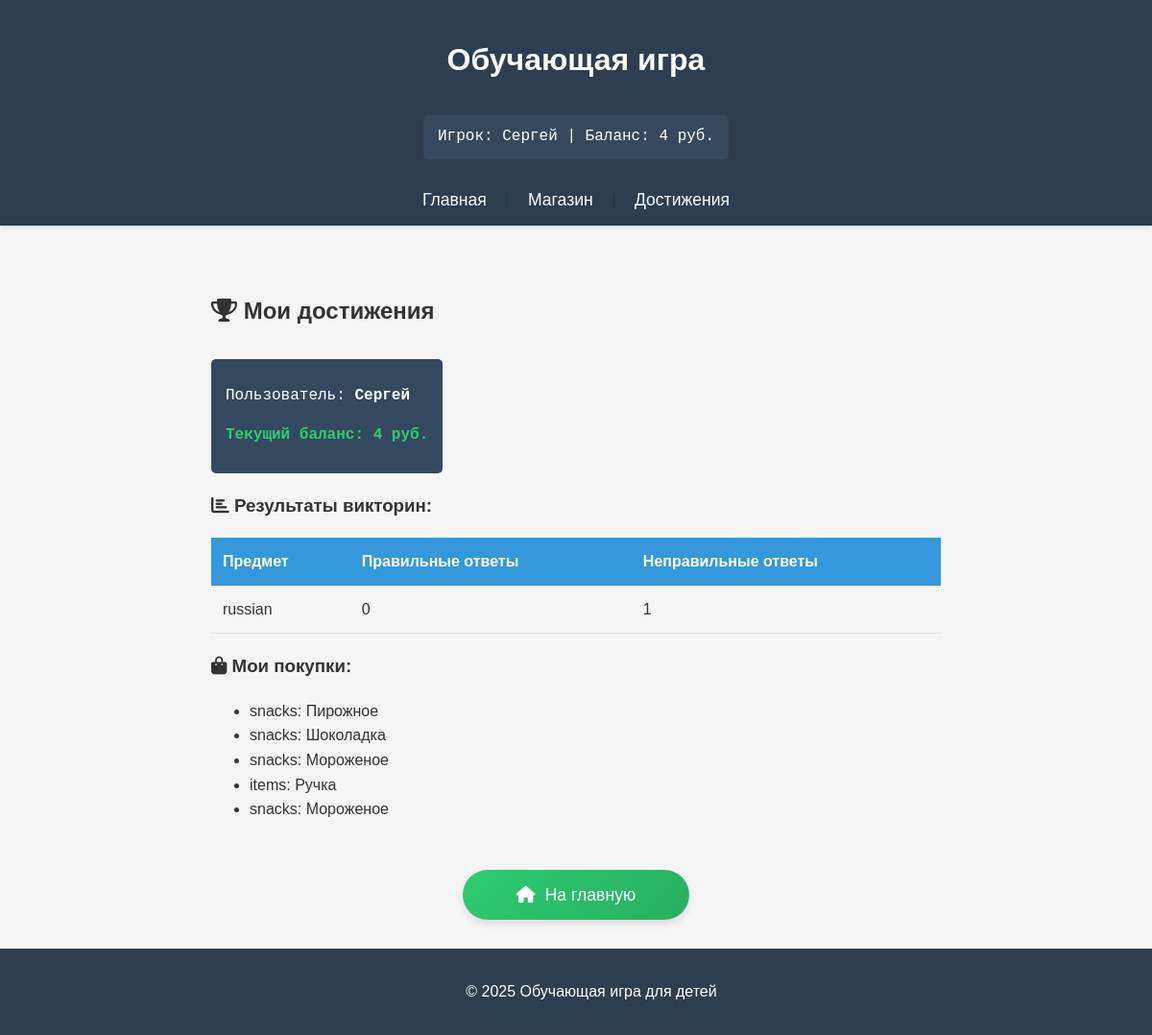
Page /achievements (signed in) on the earlier database version.
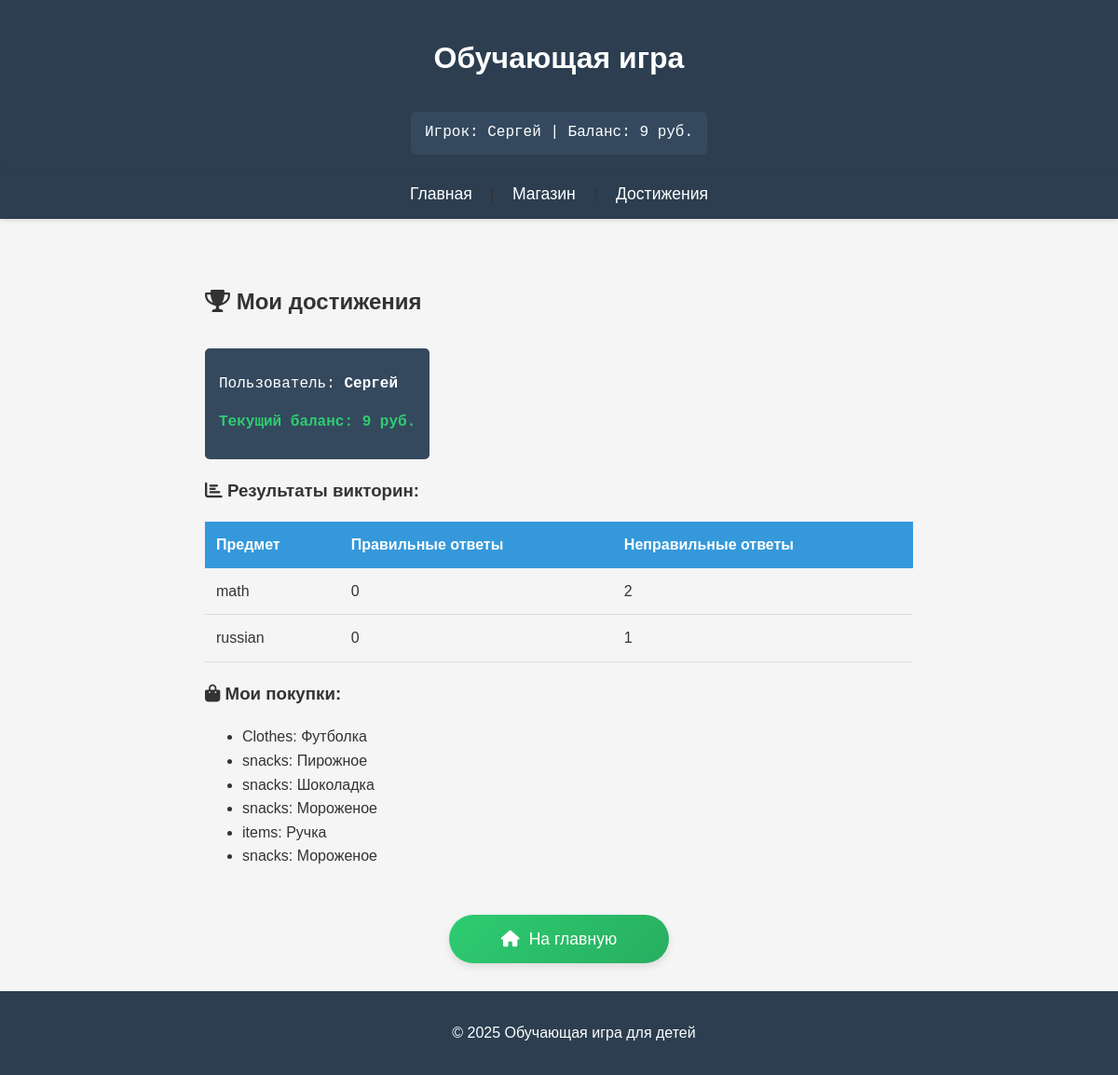
Same page on the later database version.
### tables this page shows
CREATE TABLE users
                 (id INTEGER PRIMARY KEY AUTOINCREMENT,
                  username TEXT UNIQUE,
                  money INTEGER DEFAULT 0);

CREATE TABLE quiz_results
                 (id INTEGER PRIMARY KEY AUTOINCREMENT,
                  user_id INTEGER,
                  subject TEXT,
                  correct INTEGER,
                  wrong INTEGER,
                  date TEXT,
                  FOREIGN KEY(user_id) REFERENCES users(id));

CREATE TABLE inventory
                 (id INTEGER PRIMARY KEY AUTOINCREMENT,
                  user_id INTEGER,
                  item_name TEXT,
                  item_category TEXT,
                  purchase_date TEXT,
                  FOREIGN KEY(user_id) REFERENCES users(id));

### app.py (the view, shortened to what this page needs)
@app.route('/achievements')
def achievements():
    if 'username' not in session:
        return redirect(url_for('login'))
    try:
        conn = sqlite3.connect('quiz_game.db')
        c = conn.cursor()
        c.execute("SELECT id, money FROM users WHERE username=?", (session['username'],))
        user = c.fetchone()
        if not user:
            return redirect(url_for('login'))
        user_id, money = user
        c.execute("""
            SELECT subject,
                   SUM(correct) as correct_answers,
                   SUM(wrong) as wrong_answers
            FROM quiz_results
            WHERE user_id = ?
            GROUP BY subject
        """, (user_id,))
        results = c.fetchall()
        c.execute("""
            SELECT item_name, item_category
            FROM inventory
            WHERE user_id = ?
            ORDER BY purchase_date DESC
            LIMIT 10
        """, (user_id,))
        inventory = c.fetchall()
        return render_template('achievements.html',
                               username=session['username'],
                               money=money,
                               results=results,
                               inventory=inventory)
    finally:
        conn.close()

### templates/achievements.html
{% extends "base.html" %}
{% block content %}
<div class="achievements-container">
    <h2><i class="fas fa-trophy"></i> Мои достижения</h2>
    <div class="user-info">
        <p>Пользователь: <strong>{{ username }}</strong></p>
        <p class="balance">Текущий баланс: <span>{{ money }} руб.</span></p>
    </div>
    <div class="quiz-results">
        <h3><i class="fas fa-chart-bar"></i> Результаты викторин:</h3>
        {% if results %}
        <table class="results-table">
            <thead>
                <tr>
                    <th>Предмет</th>
                    <th>Правильные ответы</th>
                    <th>Неправильные ответы</th>
                </tr>
            </thead>
            <tbody>
                {% for subject, correct, wrong in results %}
                <tr>
                    <td>{{ subject }}</td>
                    <td>{{ correct }}</td>
                    <td>{{ wrong }}</td>
                </tr>
                {% endfor %}
            </tbody>
        </table>
        {% else %}
        <p class="no-results">Вы еще не проходили викторины.</p>
        {% endif %}
    </div>
    <div class="inventory">
        <h3><i class="fas fa-shopping-bag"></i> Мои покупки:</h3>
        {% if inventory %}
        <ul class="inventory-list">
            {% for item, category in inventory %}
            <li>
                <span class="item-category">{{ category }}:</span>
                <span class="item-name">{{ item }}</span>
            </li>
            {% endfor %}
        </ul>
        {% else %}
        <p class="no-items">У вас пока нет покупок.</p>
        {% endif %}
    </div>
    <div class="actions">
        <a href="{{ url_for('index') }}" class="btn">
            <i class="fas fa-home"></i> На главную
        </a>
    </div>
</div>
{% endblock %}

### templates/base.html (shortened to what this page needs)
<!DOCTYPE html>
<html lang="ru">
<head>
    <link rel="stylesheet" href="{{ url_for('static', filename='css/style.css') }}">
</head>
<header>
    <h1>Обучающая игра</h1>
    {% if 'username' in session %}
    <div class="user-info">
        Игрок: {{ username }} | Баланс: {{ money }} руб.
    </div>
    {% endif %}
</header>
    <nav>
        <a href="{{ url_for('index') }}">Главная</a> |
        <a href="{{ url_for('shop') }}">Магазин</a> |
        <a href="{{ url_for('achievements') }}">Достижения</a>
    </nav>
    <main>
        {% block content %}{% endblock %}
    </main>
    <footer>
        <p>© 2025 Обучающая игра для детей</p>
    </footer>
</body>
</html>
<head>
    <link rel="stylesheet" href="https://cdnjs.cloudflare.com/ajax/libs/font-awesome/6.0.0-beta3/css/all.min.css">
</head>

### static/css/style.css (style rules this page uses)
header { background-color: #2c3e50; color: white; padding: 1rem; text-align: center; box-shadow: 0 2px 5px rgba(0,0,0,0.1); }
.user-info { background-color: #34495e; color: white; padding: 10px 15px; border-radius: 5px; margin-top: 10px; display: inline-block; font-family: 'Courier New', monospace; }
.user-info .balance { color: #2ecc71; font-weight: bold; }
nav { background-color: #2c3e50; padding: 0.8rem; text-align: center; box-shadow: 0 2px 5px rgba(0,0,0,0.1); }
nav a { color: white; text-decoration: none; margin: 0 15px; font-size: 1.1rem; transition: color 0.3s; }
main { padding: 30px 20px; max-width: 800px; margin: 0 auto; }
footer { background-color: #2c3e50; color: white; text-align: center; padding: 1rem; position: fixed; bottom: 0; width: 100%; }
.achievements-container { max-width: 800px; margin: 0 auto; padding: 20px; }
.results-table { width: 100%; border-collapse: collapse; margin-top: 15px; }
.results-table th { background-color: #3498db; color: white; padding: 12px; text-align: left; }
.results-table td { padding: 12px; border-bottom: 1px solid #ddd; }
.btn { display: inline-flex; align-items: center; justify-content: center; padding: 12px 28px; background: linear-gradient(135deg, #2ecc71 0%, #27ae60 100%); color: white; text-decoration: none; border-radius: 50px; transition: all 0.3s cubic-bezier(0.25, 0.8, 0.25, 1); font-size: 1.1rem; font-weight: 500; border: none; cursor: pointer; box-shadow: 0 4px 8px rgba(0,0,0,0.1); min-width: 180px; margin: 10px; }
.btn i { margin-right: 10px; }
.actions { display: flex; justify-content: center; gap: 20px; margin-top: 40px; flex-wrap: wrap; }

Differences in the rows shown:
added quiz_results: subject "math", correct "0", id "2"
added inventory: item_category "Clothes", item_name "Футболка"
Other differences:
{{ money }}: "4" → "9"
